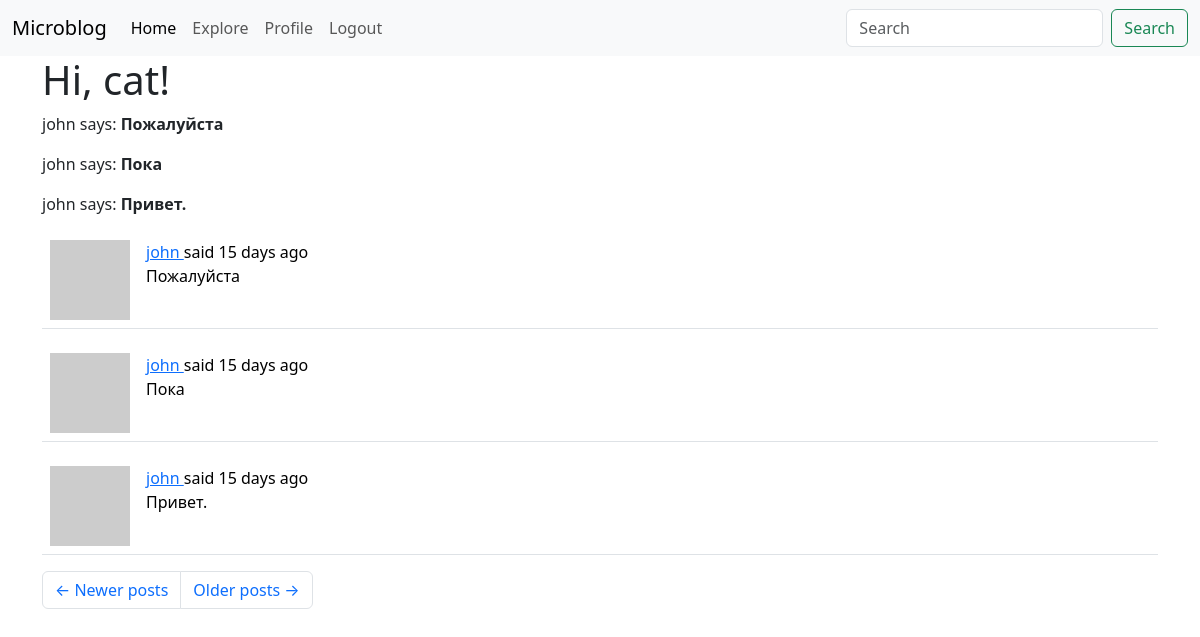
The page /explore?page=2 (signed in) on the database its author committed.
### app/models.py (models this page shows, shortened)
class User(UserMixin, db.Model):
    id: so.Mapped[int] = so.mapped_column(primary_key=True)
    username: so.Mapped[str] = so.mapped_column(sa.String(64), index=True, unique=True)
    email: so.Mapped[str] = so.mapped_column(sa.String(120), index=True, unique=True)
    password_hash: so.Mapped[Optional[str]] = so.mapped_column(sa.String(256))
    about_me: so.Mapped[Optional[str]] = so.mapped_column(sa.String(140))
    last_seen: so.Mapped[Optional[datetime]] = so.mapped_column(default=lambda: datetime.now(timezone.utc))
    following: so.WriteOnlyMapped['User'] = so.relationship(
        secondary=followers, primaryjoin=(followers.c.follower_id == id),
        secondaryjoin=(followers.c.followed_id == id),
        back_populates='followers')
    followers: so.WriteOnlyMapped['User'] = so.relationship(
        secondary=followers, primaryjoin=(followers.c.followed_id == id),
        secondaryjoin=(followers.c.follower_id == id),
        back_populates='following')
    posts: so.WriteOnlyMapped['Post'] = so.relationship(back_populates='author')
    def avatar(self, size):
        digest = md5(self.email.lower().encode('utf-8')).hexdigest()
        return f'https://www.gravatar.com/avatar/{digest}?d=identicon&s={size}'

class Post(db.Model):
    id: so.Mapped[int] = so.mapped_column(primary_key=True)
    body: so.Mapped[str] = so.mapped_column(sa.String(140))
    timestamp: so.Mapped[datetime] = so.mapped_column(index=True, default=lambda: datetime.now(timezone.utc))
    user_id: so.Mapped[int] = so.mapped_column(sa.ForeignKey(User.id), index=True)
    author: so.Mapped[User] = so.relationship(back_populates='posts')

### app/routes.py (the view)
@app.route('/explore')
@login_required
def explore():
    page = request.args.get('page', 1, type=int)
    query = sa.select(Post).order_by(Post.timestamp.desc())
    posts = db.paginate(query, page=page, per_page=app.config['POSTS_PER_PAGE'], error_out=False)
    next_url = url_for('explore', page=posts.next_num) if posts.has_next else None
    prev_url = url_for('explore', page=posts.prev_num) if posts.has_prev else None
    return render_template('index.html', title='Explore', posts=posts.items, next_url=next_url, prev_url=prev_url)

### app/__init__.py (called while the page is built)
def get_locale():
    return request.accept_languages.best_match(app.config['LANGUAGES'])

### app/models.py (called while the page is built)
@login.user_loader
def load_user(id):
  return db.session.get(User, int(id))

### app/routes.py (called while the page is built)
@app.before_request
def before_request():
    if current_user.is_authenticated:
        current_user.last_seen = datetime.now(timezone.utc)
        db.session.commit()
    g.locale = str(get_locale())

### app/templates/index.html (shortened to what this page needs)
{% extends "base.html" %}
{% import "bootstrap_wtf.html" as wtf %}
{% block content %}
    <h1>{{ _('Hi, %(username)s!', username=current_user.username) }}</h1>
    {% for post in posts %}
    <p>
    {{ post.author.username }} says: <b>{{ post.body }}</b>
    </p>
    {% endfor %}
    {% for post in posts %}
        {% include '_post.html' %}
    {% endfor %}
    <nav aria-label="Post navigation">
        <ul class="pagination">
            <li class="page-item{% if not prev_url %} disabled{% endif %}">
                <a class="page-link" href="{{ prev_url }}">
                    <span aria-hidden="true">&larr;</span> Newer posts
                </a>
            </li>
            <li class="page-item{% if not next_url %} disabled{% endif %}">
                <a class="page-link" href="{{ next_url }}">
                    Older posts <span aria-hidden="true">&rarr;</span>
                </a>
            </li>
        </ul>
    </nav>
{% endblock %}

### app/templates/_post.html (shortened to what this page needs)
<table class="table table-hover">
    <tr>
        <td width="70px">
            <a href="{{ url_for('user', username=post.author.username) }}">
                <img src="{{ post.author.avatar(70) }}" />
            </a>
        </td>
        <td>
            {{ _('%(username)s said %(when)s',
                username=user_link, when=moment(post.timestamp).fromNow()) }}
            <br>
            {{ post.body }}
        </td>
    </tr>
</table>

### rows shown on the page
Post: author.username "john", body "Пожалуйста"
Post: author.username "john", body "Пока"
Post: author.username "john", body "Привет."
